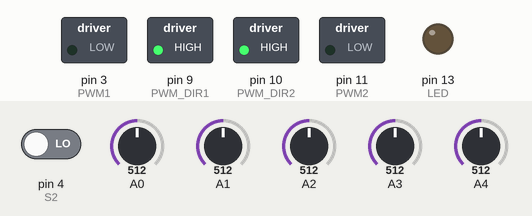
This sketch was run on a simulated Arduino Uno, built with avr-gcc and run on an emulated ATmega328P. On the bench: switched loads named in the sketch (green lamp = pin HIGH), output pins drawn as LEDs (lit = HIGH). The test bench sets the inputs (shaded band); at power-on: pin 4 (S2) LOW, A0 = 512, A1 = 512, A2 = 512, A3 = 512, A4 = 512.

Above: at 1.2 s.
1.3 s: pin 4 (S2) driven HIGH
At 3.7 s:
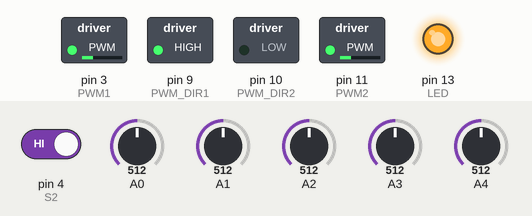
4.3 s: A0 set to 788
5.8 s: A0 set to 813
At 7.0 s:
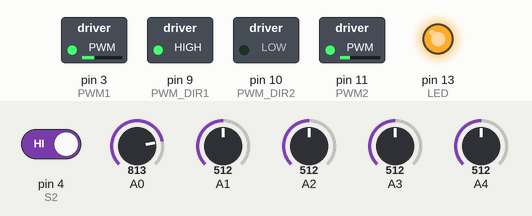
7.3 s: A0 set to 716
At 7.6 s:
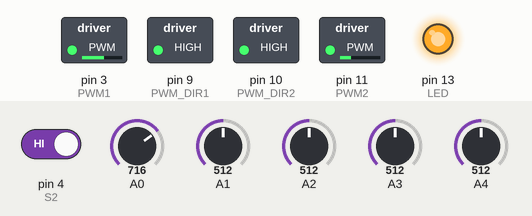
8.8 s: A1 set to 790
10.3 s: A1 set to 816
At 11.2 s:
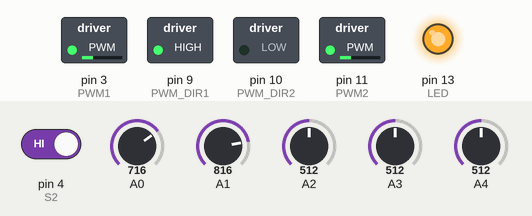
Timing chart, 0 to 12.8 s (numbered marks = the images above; inputs shaded):
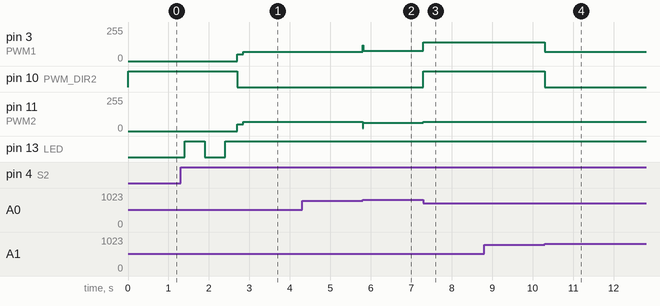

Measured:
- the behaviour switches between 800 and 801 on A1 (found by bisection; images 3 and 4)
- after the input at 1.3 s, pin 3 (PWM1), pin 11 (PWM2): 0/255 → 50/255 after 1.4 s, → 70/255 0.15 s later; pin 10 (PWM_DIR2): HIGH → LOW after 1.4 s; pin 13 (LED): LOW → HIGH after 0.10 s, → LOW 0.50 s later, → HIGH 0.50 s later
- after the input at 4.3 s, every drawn part: stays the same
- after the input at 5.8 s, pin 3 (PWM1): 70/255 → 78/255 at once; pin 11 (PWM2): 70/255 → 62/255 at once
- after the input at 7.3 s, pin 3 (PWM1): 78/255 → 140/255 at once; pin 10 (PWM_DIR2): LOW → HIGH at once; pin 11 (PWM2): 62/255 → 70/255 at once
- after the input at 8.8 s, every drawn part: stays the same
- after the input at 10.3 s, pin 3 (PWM1): 140/255 → 70/255 at once; pin 10 (PWM_DIR2): HIGH → LOW at once

The sketch:

skinny_chido_cinta_gruesa.ino
```cpp
///---Define's---///
#define MAX_SPEED 140  //Velocidad maxima de correccion fuera de una recta, valor maximo 255
#define MED_SPEED 70 //Velocidad en rectas, valor maximo 255
#define OUT_LINE 10   //valor dado para fuera de linea, no modificar
#define KP 2        //Valor de constante Kp del PID
#define KD 10    //Valor de constante Kd del PID
#define KI 0          //Valor de constante Ki del PID
#define SENSOR_TRESHOLD 800 //Valor donde cambia el estado de la lectura de los sensores

enum State { HOME, STARTING, RUN };
State state = HOME;  //se enumeran home, starting y run con 0,1 y2. state
enum OutState { CENTER, RIGHT, LEFT };
OutState out_state = CENTER;
int sensor[5];
int b[5];

//Local variables//
signed int error_actual = 0;
signed int error_anterior = 0;
int error_sum = 0;
int errores = 0;
int cambio = 0;

signed int speed_1 = 0;  //Motor 2 - left side
signed int speed_2 = 0;  //Motor 1 - right side

signed int proporcional = 0;
signed int derivativo = 0;
signed int integrativo = 0;

int PWM1 = 3;
int PWM_DIR1 = 9;
int PWM2 = 11;
int PWM_DIR2 = 10;
int LED = 13;
int S2 = 4;

void setup() {
  // Configuramos pines
  pinMode(PWM1, OUTPUT);   //PWM1
  pinMode(PWM_DIR1, OUTPUT);   //Dir1 PWM1
  pinMode(PWM2, OUTPUT);  //PWM2
  pinMode(PWM_DIR2, OUTPUT);  //dir1 PWM2

  pinMode(A0, INPUT);
  pinMode(A1, INPUT);
  pinMode(A2, INPUT);
  pinMode(A3, INPUT);
  pinMode(A4, INPUT);

  //pinMode(12, INPUT); //sensor
  pinMode(LED, OUTPUT);  //led
  pinMode(S2, INPUT);    //S2

  //Serial.begin(9600);
  analogWrite(PWM1, 0);          //PWM1 487Hz  DC. de 0 a 255
  analogWrite(PWM2, 0);           //487Hz PWM2
  digitalWrite(PWM_DIR1, HIGH);  //direccion PWM1
  digitalWrite(PWM_DIR2, HIGH);  //Direccion PWM2
}

///---Functions---///
void read_analog() {
  sensor[0] = analogRead(A0);
  sensor[1] = analogRead(A1);
  sensor[2] = analogRead(A2);
  sensor[3] = analogRead(A3);
  sensor[4] = analogRead(A4);
}

///Function to read error///
signed int read_error() {
  int i, umbral = SENSOR_TRESHOLD;
  signed int error = 0;

  read_analog();
  for (i = 0; i < 5; i++) {
    if (sensor[i] > umbral) {
      b[i] = 1;
    } else {
      b[i] = 0;
    }
  }

  if (b[0] || b[1] || b[2] || b[3] || b[4]) { //Si cualquier sensor esta en linea negra

    //1 sensor
    if (b[0] == 1) {
      error = -4;
    } else if (b[4] == 1) {
      error = 4;
    }

    //2 sensores
    if (b[0] == 1 && b[1] == 1) {
      error = -3;
    } else if (b[1] == 1 && b[2] == 1) {
      error = 0;
    } else if (b[2] == 1 && b[3] == 1) {
      error = 1;
    } else if (b[3] == 1 && b[4] == 1) {
      error = 3;
    }

    //3 sensores
    if (b[0] == 1 && b[1] == 1 && b[2] == 1) {
      error = -2;
    } else if (b[1] && b[2] == 1 && b[3] == 1) {
      error = 0;
    } else if (b[2] == 1 && b[3] == 1 && b[4] == 1) {
      error = 2;
    }


    if (error <= 1 && error >= -1) {
      out_state = CENTER;
    } else if (error >= 4) {
      out_state = LEFT;
    } else if (error <= -4) {
      out_state = RIGHT;
    }

    return error;
  } else { // Si ningun sensor esta tocando linea negra
    return OUT_LINE;
  }
}

///Function to set speed of right motor///
void motor_r(signed int speed) {
  if (!speed) {
    analogWrite(PWM2, 0);
    return; // M1 Duty 0%
  }
  if (speed >= 1) {
    speed = constrain(speed, 0, MAX_SPEED);
    analogWrite(PWM1, speed);
    digitalWrite(PWM_DIR1, HIGH);
  } else {
    speed *= -1;
    speed = constrain(speed, 0, MAX_SPEED);
    analogWrite(PWM1, speed);
    digitalWrite(PWM_DIR1, LOW);  //Cambio de giro
  }
  return;
}

///Function to set speed of left motor///
void motor_l(signed int speed) {
  if (!speed) {
    analogWrite(PWM1, 0);
    return;
  }
  if (speed >= 1) {
    speed = constrain(speed, 0, MAX_SPEED);
    analogWrite(PWM2, speed);
    digitalWrite(PWM_DIR2, LOW);
  } else {
    speed *= -1;
    speed = constrain(speed, 0, MAX_SPEED);
    analogWrite(PWM2, speed);
    digitalWrite(PWM_DIR2, HIGH);
  }
  return;
}

void loop() {

  switch (state) {
    case HOME:
      motor_r(0);
      motor_l(0);
      //output_high(PIN_G3);
      if (digitalRead(4) == 1) {
        state = STARTING;
      }
      delay(100);
      //output_low(PIN_G3);
      break;

    case STARTING:
      digitalWrite(13, HIGH);
      delay(500);
      digitalWrite(13, LOW);
      delay(500);
      digitalWrite(13, HIGH);
      delay(300);
      state = RUN;
      motor_r(50);
      motor_l(50);
      delay(150);
      break;

    case RUN:
      //Read real error -10 to 10
      error_actual = read_error();

      //Out line
      if (error_actual == OUT_LINE) {
        //Out line state machine//
        switch (out_state) {
          case CENTER:
            speed_1 = MED_SPEED;
            speed_2 = MED_SPEED;
            break;
          case LEFT:
            speed_1 = MAX_SPEED;
            speed_2 = (0 - MED_SPEED);
            break;
          case RIGHT:
            speed_1 = (0 - MED_SPEED);
            speed_2 = MAX_SPEED;
            break;
        }
      } else { //On line
        integrativo = KI * errores;
        proporcional = KP * error_actual;
        derivativo = KD * (error_actual - error_anterior);

        error_sum++;
        if (error_sum > 25) {  // valor que se puede modificar para la acomulaicon de errores para el kd
          error_anterior = error_actual;
          error_sum = 0;
          errores += error_actual;
        }
        if (error_actual == 0) {
          errores = 0;
        }
        cambio = proporcional + derivativo + integrativo;
        speed_1 = MED_SPEED + cambio;
        speed_2 = MED_SPEED - cambio;
      }

      motor_r(speed_2);
      motor_l(speed_1);

      break;
  }
}
```
